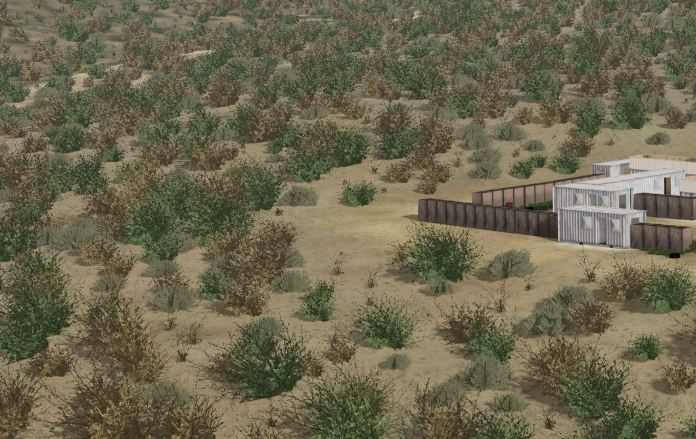
#> input picture data/Real_test_1.png, 696 x 439 px
$ python gen_target_mem.py ../data/Real_test_1.png
#> lines starting #> are read from the running program, lines starting #| are printed output that depends on the picture
#!/usr/bin/env python3
"""
gen_target_mem.py — bake the target-designation frame into BRAM init files.

Produces data/target_frame.mem: 38,400 lines of 4-hex-digit words, one per
16-bit frame-buffer word (word w = {gray[2w+1], gray[2w]}), exactly the
layout frame_input_if.sv stores after its RGB565->grayscale conversion.
The IP preloads this into the frame BRAM at configuration and self-runs the
designation sequence at boot (AUTO_TINIT), so runtime needs no designation
upload: NCC acquires from the very first camera frame.

The pixel pipeline mirrors the RTL bit-exactly:
  photo -> centre-crop to 4:3 -> resize 320x240 -> RGB565 quantize ->
  luma = (77*r8 + 150*g8 + 29*b8) >> 8   with MSB-replicated components.

Usage:
  python scripts/gen_target_mem.py "ping pong ball.png"          # auto centre
  python scripts/gen_target_mem.py photo.png --row 118 --col 161 # manual
  python scripts/gen_target_mem.py --synthetic                   # TB pattern
"""

import argparse
import os
import sys

from PIL import Image

FRAME_W, FRAME_H = 320, 240
HERE = os.path.dirname(os.path.abspath(__file__))
DATA = os.path.join(HERE, "..", "data")


def rtl_luma(r, g, b):
    """Bit-exact mirror of frame_input_if.sv's rgb565_gray()."""
    r5, g6, b5 = r >> 3, g >> 2, b >> 3
    r8 = (r5 << 3) | (r5 >> 2)
    g8 = (g6 << 2) | (g6 >> 4)
    b8 = (b5 << 3) | (b5 >> 2)
    return (77 * r8 + 150 * g8 + 29 * b8) >> 8


def load_photo(path):
    im = Image.open(path).convert("RGB")
    # centre-crop to 4:3 then resize
    w, h = im.size
    tgt_ar = FRAME_W / FRAME_H
    if w / h > tgt_ar:
        new_w = int(h * tgt_ar)
        x0 = (w - new_w) // 2
        im = im.crop((x0, 0, x0 + new_w, h))
    else:
        new_h = int(w / tgt_ar)
        y0 = (h - new_h) // 2
        im = im.crop((0, y0, w, y0 + new_h))
    im = im.resize((FRAME_W, FRAME_H), Image.LANCZOS)

    gray = [[0] * FRAME_W for _ in range(FRAME_H)]
    px = im.load()
    for r in range(FRAME_H):
        for c in range(FRAME_W):
            gray[r][c] = rtl_luma(*px[c, r])
    return gray


def synthetic_frame(cr=120, cc=160):
    """TB pattern: 8x8 bright ball (0xF0) on dark bg (0x18), matching the
    testbench's rgb565_of_gray()+luma round trip."""
    def rt(g):
        return rtl_luma((g >> 3) << 3, (g >> 2) << 2, (g >> 3) << 3)
    bg, ball = rt(0x18), rt(0xF0)
    gray = [[bg] * FRAME_W for _ in range(FRAME_H)]
    for r in range(cr - 4, cr + 4):
        for c in range(cc - 4, cc + 4):
            gray[r][c] = ball
    return gray


def autodetect_centre(gray):
    """Centroid of pixels that differ most from the median background."""
    flat = sorted(v for row in gray for v in row)
    med = flat[len(flat) // 2]
    # target pixels = strong deviation from background level
    thr = 40
    sr = sc = n = 0
    for r in range(FRAME_H):
        for c in range(FRAME_W):
            if abs(gray[r][c] - med) > thr:
                sr += r
                sc += c
                n += 1
    if n < 16:
        print("WARNING: target auto-detect found almost nothing; "
              "defaulting to frame centre")
        return FRAME_H // 2, FRAME_W // 2
    return sr // n, sc // n


def clamp(v, lo, hi):
    return max(lo, min(hi, v))


def ascii_preview(gray, mark=None):
    """Render the 320x240 gray frame as ~80x30 ASCII so we can eyeball the
    target location.  `mark` = (row,col) draws an 'X'."""
    ramp = " .:-=+*#%@"
    ph, pw = 30, 80
    lines = []
    for pr in range(ph):
        row = []
        for pc in range(pw):
            r = pr * FRAME_H // ph
            c = pc * FRAME_W // pw
            if mark and abs(pr - mark[0] * ph // FRAME_H) <= 0 \
                    and abs(pc - mark[1] * pw // FRAME_W) <= 0:
                row.append("X")
            else:
                row.append(ramp[min(9, gray[r][c] * 10 // 256)])
        lines.append("".join(row))
    return "\n".join(lines)


def template_stats(gray, cr, cc):
    """Mirror the tinit engine: 64x64 crop -> 16x16 4x4-means -> mean, Et."""
    top, left = cr - 32, cc - 32
    tmpl = [[0] * 16 for _ in range(16)]
    tsum = 0
    for br in range(16):
        for bc in range(16):
            acc = 0
            for i in range(4):
                for j in range(4):
                    acc += gray[top + 4 * br + i][left + 4 * bc + j]
            tmpl[br][bc] = acc >> 4
    tsum = sum(gray[top + i][left + j] for i in range(64) for j in range(64))
    mean = tsum >> 12
    et = sum((tmpl[i][j] - mean) ** 2 for i in range(16) for j in range(16))
    return mean, et


def write_mem(gray, path):
    with open(path, "w") as f:
        for w in range(FRAME_W * FRAME_H // 2):
            lo = gray[(2 * w) // FRAME_W][(2 * w) % FRAME_W]
            hi = gray[(2 * w + 1) // FRAME_W][(2 * w + 1) % FRAME_W]
            f.write(f"{(hi << 8) | lo:04x}\n")
    print(f"  wrote {path}  ({FRAME_W * FRAME_H // 2} words)")


def main():
    ap = argparse.ArgumentParser()
    ap.add_argument("photo", nargs="?", help="designation photo")
    ap.add_argument("--row", type=int, help="target centre row (0-239)")
    ap.add_argument("--col", type=int, help="target centre col (0-319)")
    ap.add_argument("--synthetic", action="store_true",
                    help="emit tb_target_frame.mem (TB ball at 120,160)")
    ap.add_argument("--outfile", help="output .mem name (default target_frame.mem)")
    ap.add_argument("--preview", action="store_true",
                    help="print an ASCII thumbnail and exit (no .mem written)")
    args = ap.parse_args()

    os.makedirs(DATA, exist_ok=True)

    if args.synthetic:
        gray = synthetic_frame(120, 160)
        write_mem(gray, os.path.join(DATA, "tb_target_frame.mem"))
        mean, et = template_stats(gray, 120, 160)
        print(f"  synthetic centre=(120,160)  tmpl mean={mean}  Et={et}")
        return

    if not args.photo:
        ap.error("photo path required (or --synthetic)")

    gray = load_photo(args.photo)
#> in load_photo, `im = im.crop((x0, 0, x0 + new_w, h))`:
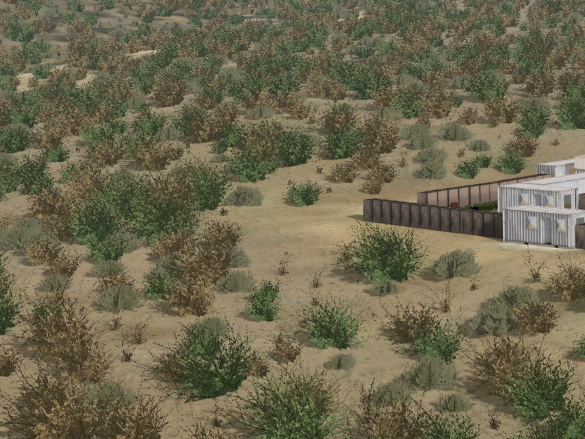
#> im: PIL image 585x439 RGB; mean R, G, B 108.6, 103.2, 78.3
#> after the loop in load_photo, `for r in range(FRAME_H):`: gray = 240 items
#> gray = 240 items
    if args.row is not None and args.col is not None:
        cr, cc = args.row, args.col
    else:
        cr, cc = autodetect_centre(gray)
#> in autodetect_centre, `flat = sorted(v for row in gray for v in row)`: flat = 76800 items
#> in autodetect_centre, `med = flat[len(flat) // 2]`: med = 97
#> cr = 143; cc = 190
        print(f"  auto-detected target centre: row={cr} col={cc}")
#|   auto-detected target centre: row=143 col=190
    cr = clamp(cr, 32, FRAME_H - 32)
    cc = clamp(cc, 32, FRAME_W - 32)

    if args.preview:
        print(ascii_preview(gray, mark=(cr, cc)))
        print(f"  (X = centre row={cr} col={cc})")
        return

    outfile = args.outfile or "target_frame.mem"
    write_mem(gray, os.path.join(DATA, outfile))
#> the loop in write_mem, `for w in range(FRAME_W * FRAME_H // 2):` made 38400 passes
#> (lo, hi) on passes 1 to 3: (117, 108), (79, 84), (97, 103)
    mean, et = template_stats(gray, cr, cc)
#> in template_stats, `top, left = cr - 32, cc - 32`: top = 111; left = 158
#> after the loop in template_stats, `for br in range(16):`: tmpl = 16 items
#> in template_stats, `tsum = sum(gray[top + i][left + j] for i in range(64) for j in range(6..`: tsum = 483360
#> in template_stats, `mean = tsum >> 12`: mean = 118
#> in template_stats, `et = sum((tmpl[i][j] - mean) ** 2 for i in range(16) for j in range(16))`: et = 230772
#> mean = 118; et = 230772
    print(f"  target centre (clamped): row={cr} col={cc}")
#|   target centre (clamped): row=143 col=190
    print(f"  template stats: mean={mean}  Et={et}")
#|   template stats: mean=118  Et=230772
    print(f"\n  RTL parameters for image_ip_axilite:")
    print(f"    .TGT_ROW(9'd{cr}), .TGT_COL(9'd{cc})")
#|     .TGT_ROW(9'd143), .TGT_COL(9'd190)


if __name__ == "__main__":
    main()
